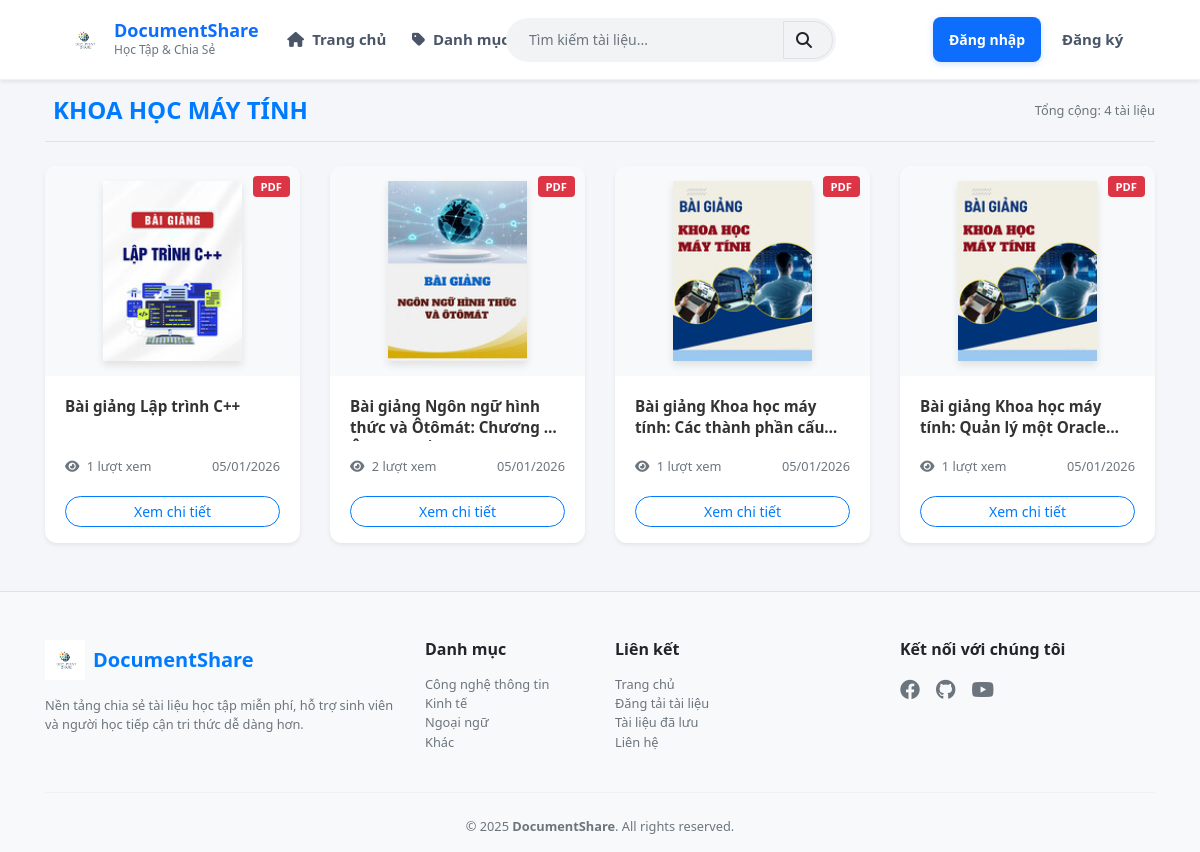
The app's page /subcategory_detail.php?id=6 with its own data.
### tables this page shows
CREATE TABLE `subcategories` (
  `subcategory_id` int(11) NOT NULL,
  `name` varchar(255) NOT NULL,
  `status` tinyint(1) NOT NULL DEFAULT 1,
  `category_id` int(10) NOT NULL
);

CREATE TABLE `documents` (
  `document_id` int(10) NOT NULL,
  `title` varchar(255) DEFAULT NULL,
  `description` text NOT NULL,
  `thumbnail` varchar(255) DEFAULT NULL,
  `file_path` varchar(255) DEFAULT NULL,
  `file_type` varchar(255) NOT NULL,
  `file_size` int(11) DEFAULT 0,
  `subcategory_id` int(10) NOT NULL,
  `status` enum('pending','approved','rejected') NOT NULL DEFAULT 'approved',
  `is_visible` tinyint(1) NOT NULL DEFAULT 0,
  `approved_at` datetime DEFAULT NULL,
  `approved_by` varchar(50) DEFAULT NULL,
  `username` varchar(50) DEFAULT NULL,
  `uploader_role` enum('admin','user') NOT NULL DEFAULT 'admin',
  `views` int(10) NOT NULL,
  `share_link` varchar(255) NOT NULL,
  `downloads` int(11) DEFAULT 0,
  `created_at` datetime NOT NULL DEFAULT current_timestamp(),
  `updated_at` datetime NOT NULL DEFAULT current_timestamp() ON UPDATE current_timestamp()
);

### subcategory_detail.php (the view, shortened to what this page needs)
<?php
include "header.php";
$sub_id = (int)$_GET['id'];
$sub_sql = "SELECT name FROM subcategories WHERE subcategory_id = $sub_id AND status = 0";
$sub_res = mysqli_query($conn, $sub_sql);
$subcategory = mysqli_fetch_assoc($sub_res);
$doc_sql = "SELECT * FROM documents
            WHERE subcategory_id = $sub_id AND status = 'approved' AND is_visible = 1
            ORDER BY document_id DESC";
$doc_res = mysqli_query($conn, $doc_sql);
?>
<div class="container mrt">
    <div class="d-flex align-items-center justify-content-between mb-4 border-bottom pb-3">
        <h4 class="fw-bold text-uppercase text-primary m-0">
            <i class="bi bi-folder2-open me-2"></i><?= htmlspecialchars($subcategory['name']) ?>
        </h4>
        <span class="text-muted small">Tổng cộng: <?= mysqli_num_rows($doc_res) ?> tài liệu</span>
    </div>
    <div class="row row-cols-1 row-cols-sm-2 row-cols-md-3 row-cols-lg-4 g-4">
        <?php if ($doc_res && mysqli_num_rows($doc_res) > 0): ?>
            <?php while ($doc = mysqli_fetch_assoc($doc_res)): ?>
                <?php
                $thumb = !empty($doc['thumbnail'])
                    ? "uploads/thumbnails/" . $doc['thumbnail']
                    : "assets/img/default-document.jpg";
                $badge_class = 'bg-danger';
                ?>
                <div class="col">
                    <div class="card h-100 doc-card shadow-sm">
                        <a href="document_detail.php?id=<?= $doc['document_id'] ?>" class="text-decoration-none">
                            <div class="doc-thumb-container">
                                <span class="badge <?= $badge_class ?> badge-file">
                                    <?= htmlspecialchars($doc['file_type']) ?>
                                </span>
                                <img src="<?= $thumb ?>" class="doc-thumb" alt="<?= htmlspecialchars($doc['title']) ?>">
                            </div>
                            <div class="card-body">
                                <h6 class="doc-title fw-bold mb-2">
                                    <?= htmlspecialchars($doc['title']) ?>
                                </h6>
                                <div class="d-flex justify-content-between align-items-center mt-3">
                                    <div class="text-muted small">
                                        <i class="fa fa-eye me-1"></i> <?= number_format($doc['views'] ?? 0) ?> lượt xem
                                    </div>
                                    <div class="text-muted small">
                                        <i class="bi bi-calendar3 me-1"></i> <?= date('d/m/Y', strtotime($doc['created_at'] ?? 'now')) ?>
                                    </div>
                                </div>
                            </div>
                        </a>
                        <div class="card-footer bg-transparent border-0 pb-3 pt-0">
                            <a href="document_detail.php?id=<?= $doc['document_id'] ?>"
                                class="btn btn-outline-primary btn-sm w-100 rounded-pill">
                                Xem chi tiết
                            </a>
                        </div>
                    </div>
                </div>
            <?php endwhile; ?>
        <?php else: ?>
            <div class="col-lg-12 py-5 text-center">
                <p class="text-muted mt-3" style="font-size: 18px;">Chưa có tài liệu nào trong danh mục này.</p>
            </div>
        <?php endif; ?>
    </div>
</div>
<?php include "footer.php"; ?>

### assets/css/custom.css (style rules this page uses)
body { margin: 0; background: #f5f6fa; font-family: "Plus Jakarta Sans", -apple-system, BlinkMacSystemFont, "Segoe UI", Roboto, Helvetica, Arial, sans-serif; }
.mrt { margin-top: 6rem !important; }
body { background: #f5f6fa; font-family: "Segoe UI", Tahoma, Geneva, Verdana, sans-serif; }
.doc-thumb { height: 220px; background: #fff; }
.doc-card { transition: transform 0.2s ease, box-shadow 0.2s ease; }
.doc-card { transition: all 0.3s ease; border: none; border-radius: 12px; overflow: hidden; background: #fff; }
.doc-thumb-container { position: relative; background: #f8f9fa; display: flex; align-items: center; justify-content: center; padding: 15px; }
.doc-thumb { height: 180px; object-fit: contain; box-shadow: 0 4px 8px rgba(0, 0, 0, 0.1); }
.doc-title { font-size: 0.95rem; line-height: 1.4; height: 2.8rem; display: -webkit-box; -webkit-line-clamp: 2; -webkit-box-orient: vertical; overflow: hidden; color: #333; }
.badge-file { position: absolute; top: 10px; right: 10px; font-size: 0.7rem; padding: 5px 8px; text-transform: uppercase; }
.doc-thumb { overflow: hidden; background: #f8f9fa; }

### records on screen
subcategories: name "KHOA HỌC MÁY TÍNH"
documents: file_type "PDF", thumbnail (picture), title "Bài giảng Lập trình C++", views "1", created_at "05/01/2026"
documents: file_type "PDF", thumbnail (picture), title "Bài giảng Ngôn ngữ hình thức và Ôtômát: Chương 5…", views "2", created_at "05/01/2026"
documents: file_type "PDF", thumbnail (picture), title "Bài giảng Khoa học máy tính: Các thành phần…", views "1", created_at "05/01/2026"
documents: file_type "PDF", thumbnail (picture), title "Bài giảng Khoa học máy tính: Quản lý một…", views "1", created_at "05/01/2026"

### other values on screen
mysqli_num_rows($doc_res) "4"
